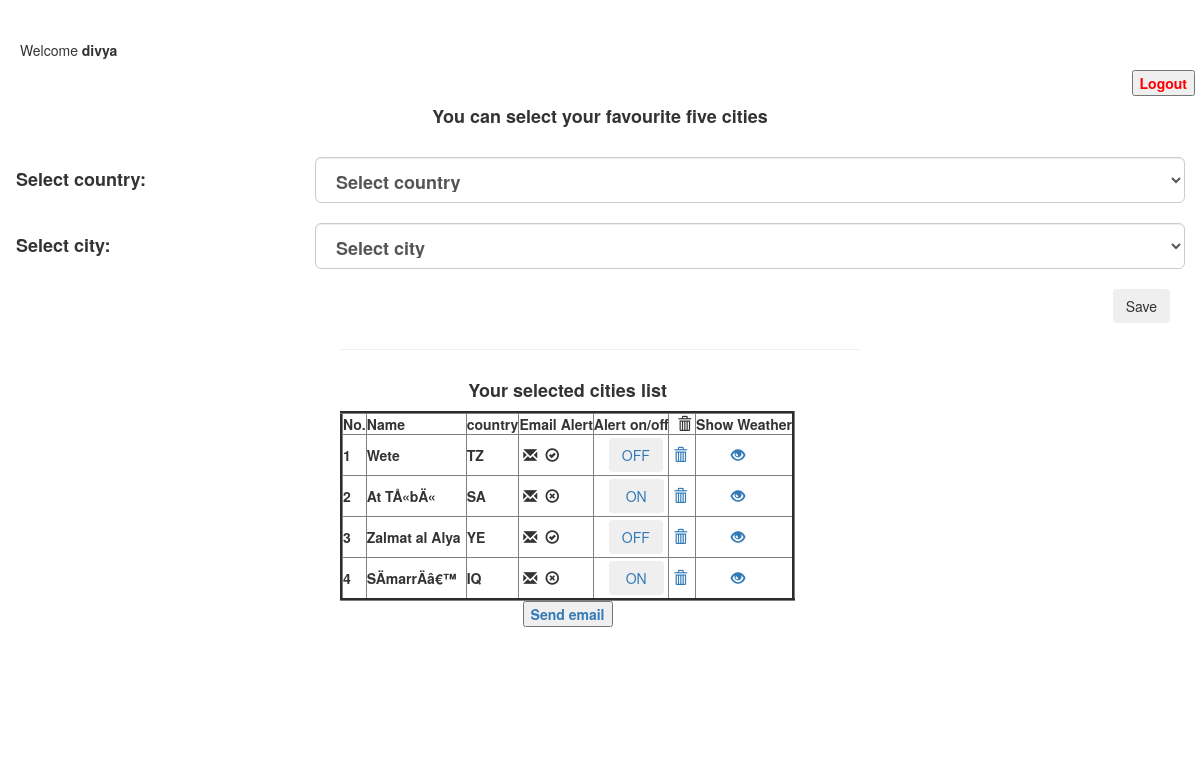
The page /home.php (signed in) on the database its author committed.
### tables this page shows
CREATE TABLE `cities` (
  `id` int(11) NOT NULL,
  `country` varchar(100) NOT NULL,
  `cityid` bigint(20) NOT NULL,
  `cityname` varchar(100) NOT NULL,
  `userid` int(11) NOT NULL,
  `alert` enum('no','yes') NOT NULL,
  `lon` double NOT NULL,
  `lat` double NOT NULL
);

### fetchcity.php (called while the page is built, shortened)
<?php
			$query = "SELECT * FROM cities";
			if(!isset($_GET['sendalert'])){
				$userid=$_SESSION['userid'];
				$query .= " where userid='$userid'";
			}
			$results = mysqli_query($con, $query);
			$dbcities=array();
?>

### displaycities.php (the view, shortened to what this page needs)
<html lang="en">
<head>
    <link rel="stylesheet" href="https://maxcdn.bootstrapcdn.com/bootstrap/3.3.7/css/bootstrap.css">
    <link href="https://gitcdn.github.io/bootstrap-toggle/2.2.2/css/bootstrap-toggle.min.css" rel="stylesheet">
</head>
<body>
    <div class="wrapper" >
        <div class="container-fluid">
            <div >
                <hr>
                <div style="float: left;">
                    <h4 align="center"><b>Your selected cities list</b></h4>
                    <div style="float: left;">
                    <?php
                            echo "<table  border='3px'>";
                                echo "<thead>";
                                    echo "<tr>";
                                        echo "<th >No.</th>";
                                        echo '<th width="100" >Name</th>';
                                        echo "<th >country</th>";
                                        echo "<th >Email Alert</th>";
                                        echo "<th >Alert on/off</th>";
                                        echo "<th  >&nbsp
                                            <span class='glyphicon glyphicon-trash'></span>&nbsp
                                        </th>";
                                         echo "<th >Show Weather</th>";
                                    echo "</tr>";
                                echo "</thead>";
                                echo "<tbody>";
                                    $count=1;
                                foreach ($dbcities as $city) {
                                    echo "<tr>";
                                        echo "<td>" . $count++ . "</td>";
                                        echo "<td>" . $city['cityname'] . "</td>";
                                        echo "<td>" . $city['country'] . "</td>";
                                        echo "<td>";
                                            echo "&nbsp<span class='glyphicon glyphicon-envelope'></span>&nbsp";
                                            if($city['alert']=='no')
                                                echo "&nbsp<span class='glyphicon glyphicon-remove-circle'></span>&nbsp";
                                            else
                                                echo "&nbsp<span class='glyphicon glyphicon-ok-circle'></span>&nbsp";
                                        echo "</td>";
                                        echo "<td style='padding-left:15px;padding-bottom: 3px;padding-top: 3px'>";
                                            if($city['alert']=='no')
                                            echo "<a href='home.php?op=1&status=1&id=". $city['id'] ."' title='ON/OFF Email Alert' data-toggle='tooltip'> <button  id='on' class='btn'
                                                type='submit' name='save' align='center' >&nbspON&nbsp</button></a>";
                                            else
                                            echo "<a href='home.php?op=1&status=0&id=". $city['id'] ."' title='ON/OFF Email Alert' data-toggle='tooltip'> <button  id='off'class='btn' type='submit' name='save' align='center'>OFF</button></a>";
                                        echo "</td>";
                                        echo "<td>";
                                            echo "<a href='home.php?op=2&id=". $city['id'] ."' title='remove form favourite cities' data-toggle='tooltip'>&nbsp<span class='glyphicon glyphicon-trash'></span></a>";
                                        echo "</td>";
                                        echo "<td style='padding-left:35px;'>";
                                            echo "<a href='displaycityweather.php?id=". $city['cityid'] ."' title='show weather forecast' data-toggle='tooltip'><span
                                            class='glyphicon glyphicon-eye-open'></span></a>";
                                        echo "</td>";
                                    echo "</tr>";
                                }
                                echo "</tbody>";
                            echo "</table>";
                    ?>
                    </div>
                    <div align="center" style="padding: 100px;margin: 20px;">
                    <a href='home.php?sendalert=1' title='Send email alert' data-toggle='tooltip'>
                            <input type='button' name=sendalert value='Send email'></a>
                    </div>
                </div>
            </div>
        </div>
    </div>
</body>
</html>

### displaycities.php (style rules this page uses)
.wrapper { width: 550px; margin: 0 auto; }
table tr td:last-child a { margin-right: 15px; }
tr { margin-bottom: 25px; }

### rows shown on the page
cities: cityname "Wete", country "TZ", alert "yes" (drawn)
cities: cityname "At TÅ«bÄ«", country "SA", alert "no" (drawn)
cities: cityname "Zalmat al Alya", country "YE", alert "yes" (drawn)
cities: cityname "SÄmarrÄâ€™", country "IQ", alert "no" (drawn)

### other values the page prints
$_SESSION['username'] "divya"
